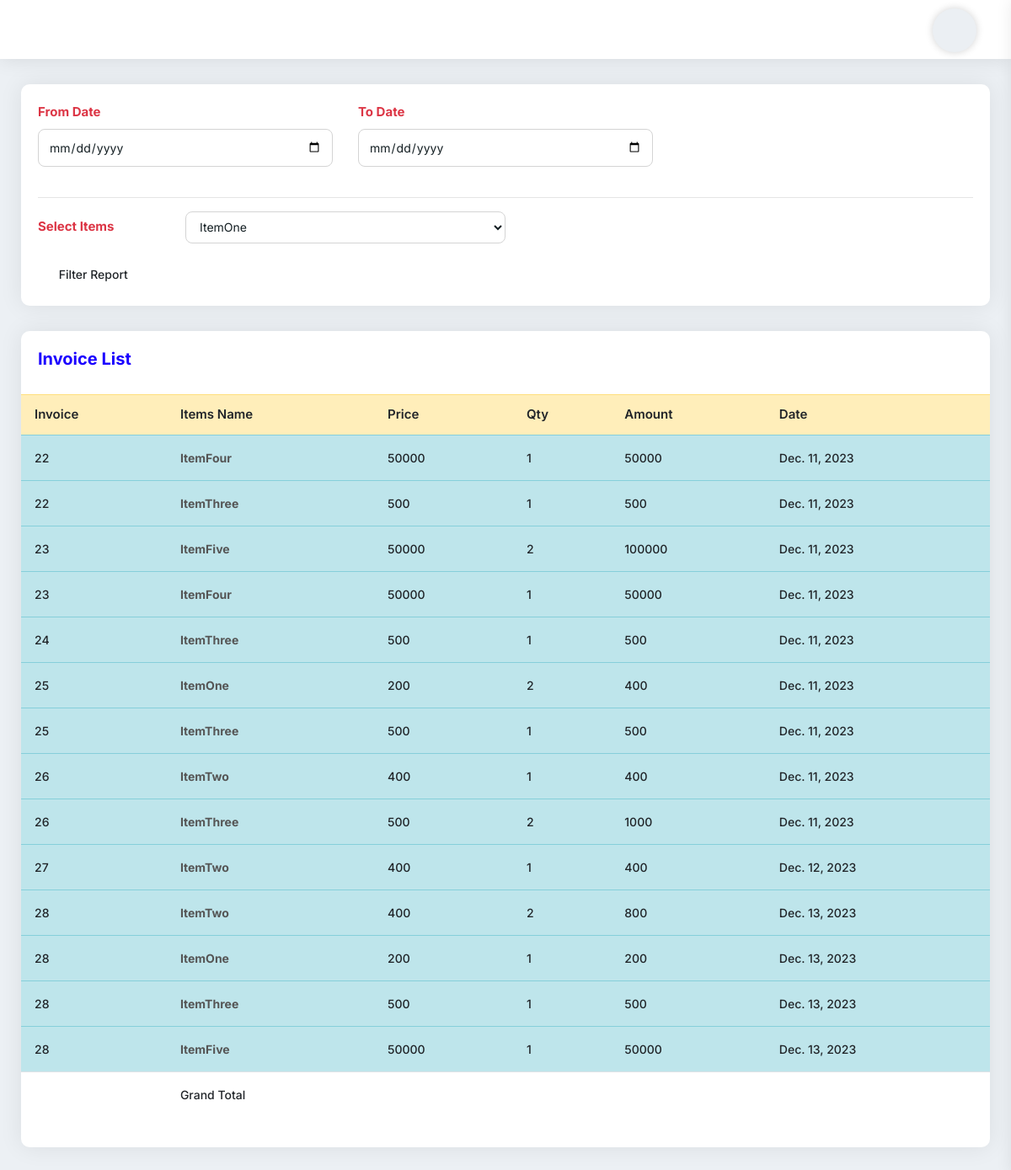
Screenshot of /SaleItemReportView with the database file from the repository.
### myapp/models.py (models this page shows, shortened)
class CartProduct(models.Model):
    cart = models.ForeignKey(Cart, on_delete=models.CASCADE)
    product = models.ForeignKey(Items, on_delete=models.CASCADE)
    rate = models.PositiveIntegerField()
    quantity = models.PositiveIntegerField()
    subtotal = models.PositiveIntegerField()
    remain_balance = models.IntegerField()
    created_at = models.DateField(auto_now_add=True)

class Cart(models.Model):
    staff = models.ForeignKey(User, on_delete=models.SET_NULL, null=True, blank=True)
    total = models.PositiveIntegerField(default=0)
    tax = models.PositiveIntegerField(default=0)
    super_total = models.PositiveIntegerField(default=0)
    created_at = models.DateTimeField(auto_now_add=True)
    def __str__(self):
        return str(self.id)

class Items(models.Model):
    item_name = models.CharField(max_length=225)
    category = models.CharField(max_length=225)
    pruchase_price = models.FloatField(default=0.00)
    sell_price = models.FloatField(default=0.00)
    wholesale_price = models.FloatField(default=0.00)
    balance_qty = models.IntegerField(default=0)
    barcode_id = models.CharField(max_length=225,blank=True, null=True)
    photo = models.ImageField(upload_to='', blank=True, null=True)
    product_img = models.ImageField(upload_to='website/', blank=True)
    def __str__(self):
        return self.item_name

### myapp/views.py (the view, shortened to what this page needs)
# urls.py: path('SaleItemReportView', SaleItemReportView.as_view(), name='SaleItemReportView'),
class SaleItemReportView(View):
    def get(self,request):
        cart_product = CartProduct.objects.all()
        item = Items.objects.all()
        context = {'cart_product':cart_product,'item':item}
        return render(request, 'sale_item_report.html', context)

### templates/sale_item_report.html (shortened to what this page needs)
{% extends 'base.html' %}
{% block content %}
<div class="pd-20 card-box mb-30">
    <form action="{% url 'myapp:SaleItemReportView' %}" method="post">{% csrf_token %}
        <div class="row">
            <div class="col-md-4 col-sm-12">
                <div class="form-group">
                    <label><strong class="text-danger">From Date</strong></label>
                    <input type="date" name="fromdate" class="form-control">
                </div>
            </div>
            <div class="col-md-4 col-sm-12">
                <div class="form-group">
                    <label><strong class="text-danger">To Date</strong></label>
                    <input type="date" name="todate" class="form-control">
                </div>
            </div>
        </div>
        <hr>
        <div class="form-group row">
                            <label class="col-sm-12 col-md-2 col-form-label"><strong class="text-danger">Select Items</strong></label>
                            <select
                                    class="custom-select2 form-control col-sm-12 col-md-4"
                                    name="item_name"
                                    style="width: 50%; height: 38px"
                                    >
                                    {% for i in item %}
                                    <option value="{{i.id}}">{{i.item_name}}</option>
                                    {% endfor %}
                            </select>
                        </div>
        <button
                type="submit"
                class="btn btn-sm"
                data-bgcolor="#00b489"
                data-color="#ffffff"
        >
            <i class="icon-copy dw dw-filter-1"></i>Filter Report
        </button>
    </form>
</div>
<div class="card-box mb-30">
    <div class="pd-20">
        <h4 class="text-blue h4">Invoice List</h4>
    </div>
    <div class="pb-20">
        <table
                class="table hover data-table-export nowrap"
        >
            <thead>
            <tr class="table-warning">
                <th class="table-plus datatable-nosort">Invoice</th>
                <th>Items Name</th>
                <th>Price</th>
                <th>Qty</th>
                <th>Amount</th>
                <th>Date</th>
            </tr>
            </thead>
            <tbody>
            {% for p in cart_product %}
            <tr class="table-info">
                <td class="table-plus">{{p.cart}}</td>
                <td><a href="#"><strong>{{p.product}}</strong></a></td>
                <td>{{p.rate}}</td>
                <td>{{p.quantity}}</td>
                <td>{{p.subtotal}}</td>
                <td>{{p.created_at}}</td>
            </tr>
            {% endfor %}
            </tbody>
            <tfoot>
            <tr>
                <td></td>
                <td>Grand Total</td>
                <td></td>
                <td><strong>{{total_qty}}</strong></td>
                <td><strong>{{total_subtotal}}</strong></td>
                <td></td>
            </tr>
            </tfoot>
        </table>
    </div>
</div>
{% endblock content %}

### rows the page displays
CartProduct: cart "22", product "ItemFour", rate "50000", quantity "1", subtotal "50000", created_at "Dec. 11, 2023"
CartProduct: cart "22", product "ItemThree", rate "500", quantity "1", subtotal "500", created_at "Dec. 11, 2023"
CartProduct: cart "23", product "ItemFive", rate "50000", quantity "2", subtotal "100000", created_at "Dec. 11, 2023"
CartProduct: cart "23", product "ItemFour", rate "50000", quantity "1", subtotal "50000", created_at "Dec. 11, 2023"
CartProduct: cart "24", product "ItemThree", rate "500", quantity "1", subtotal "500", created_at "Dec. 11, 2023"
CartProduct: cart "25", product "ItemOne", rate "200", quantity "2", subtotal "400", created_at "Dec. 11, 2023"
CartProduct: cart "25", product "ItemThree", rate "500", quantity "1", subtotal "500", created_at "Dec. 11, 2023"
CartProduct: cart "26", product "ItemTwo", rate "400", quantity "1", subtotal "400", created_at "Dec. 11, 2023"
CartProduct: cart "26", product "ItemThree", rate "500", quantity "2", subtotal "1000", created_at "Dec. 11, 2023"
CartProduct: cart "27", product "ItemTwo", rate "400", quantity "1", subtotal "400", created_at "Dec. 12, 2023"
CartProduct: cart "28", product "ItemTwo", rate "400", quantity "2", subtotal "800", created_at "Dec. 13, 2023"
CartProduct: cart "28", product "ItemOne", rate "200", quantity "1", subtotal "200", created_at "Dec. 13, 2023"
CartProduct: cart "28", product "ItemThree", rate "500", quantity "1", subtotal "500", created_at "Dec. 13, 2023"
CartProduct: cart "28", product "ItemFive", rate "50000", quantity "1", subtotal "50000", created_at "Dec. 13, 2023"

### other values shown
form field item_name "ItemOne"
